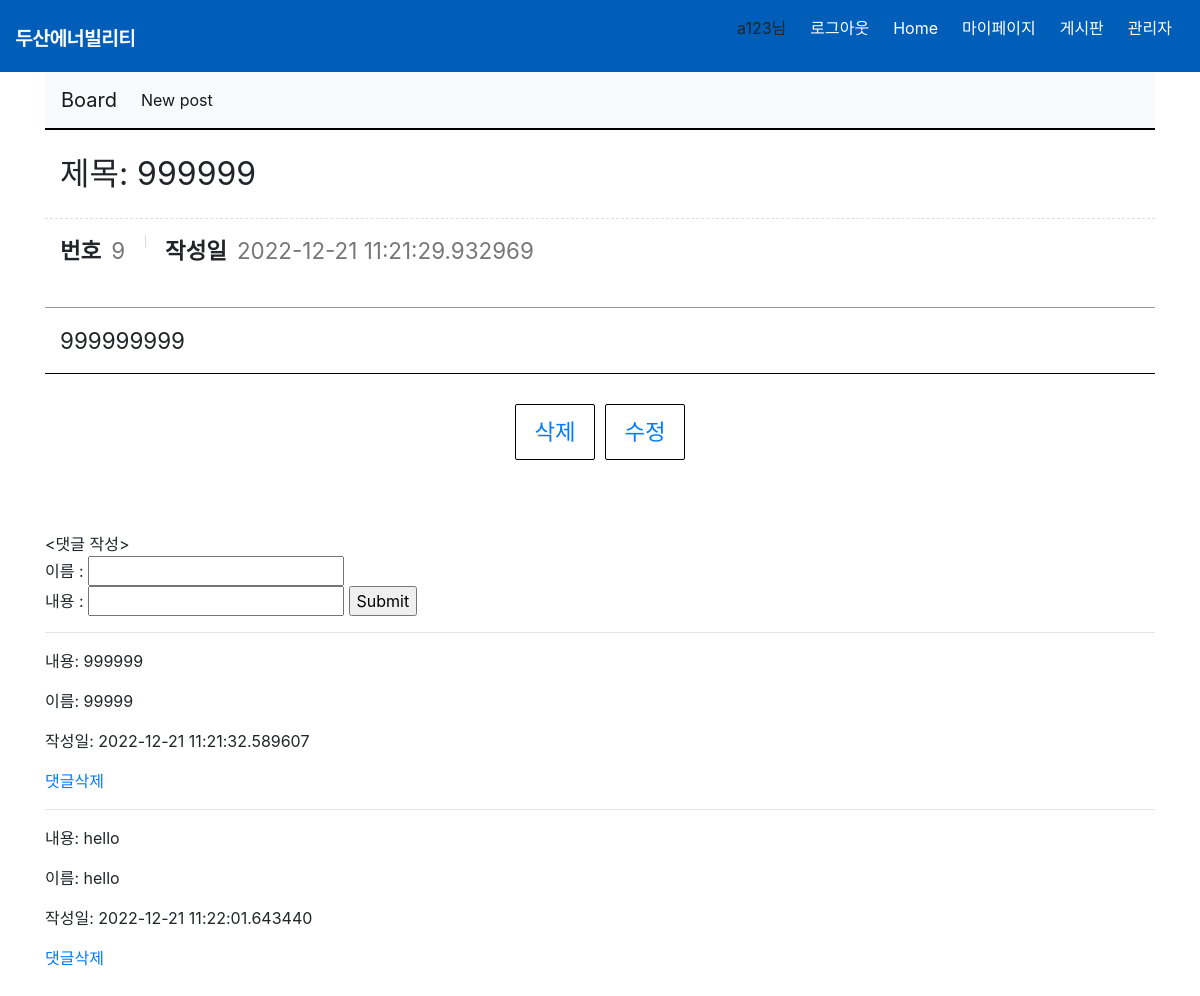
The page /posts/9 (signed in) on the database its author committed.
### website/models.py (models this page shows, shortened)
class User(db.Model, UserMixin):
    id = db.Column(db.Integer, primary_key=True)
    auth = db.Column(db.String(50))
    name = db.Column(db.String(100), nullable=False)
    email = db.Column(db.String(100), unique=True, nullable=False)
    password = db.Column(db.String(100))
    age = db.Column(db.Integer)
    weight = db.Column(db.Integer)
    gender = db.Column(db.String(100))
    graduation = db.Column(db.String(100))
    hearing = db.Column(db.String(100))
    sight = db.Column(db.String(100))

class Post(db.Model):
    __tablename__ = "posts"
    id = db.Column(db.Integer, primary_key=True)
    title = db.Column(db.String, nullable=False)
    content = db.Column(db.String, nullable=False)
    created_at = db.Column(db.DateTime)
    comments = db.relationship('Comment',backref='post')

class Comment(db.Model):
    __tablename__ ='comments'
    id = db.Column(db.Integer, primary_key=True)
    content = db.Column(db.String)
    post_id = db.Column(db.Integer, db.ForeignKey('posts.id'))
    created_at = db.Column(db.DateTime)
    creator = db.Column(db.String)

### website/board_views.py (the view)
@board_views.route('/posts/<int:id>')
def read(id):
    post = Post.query.get(id)
    return render_template('board_read.html',post=post)

### website/templates/board_read.html (shortened to what this page needs)
{% extends 'base2.html' %}
{% block body_block %}
    <div class="board_view_wrap">
        <div class="board_view">
            <div class="title">
                제목: {{post.title}}
            </div>
            <div class="info">
                <dl>
                    <dt>번호</dt>
                    <dd>{{post.id}}</dd>
                </dl>
                <dl>
                    <dt>작성일</dt>
                    <dd>{{post.created_at}}</dd>
                </dl>
            </div>
            <div class="cont">
                {{post.content}}
            </div>
        </div>
        <div class="bt_wrap">
            <a href="/posts/{{post.id}}/delete">삭제</a>
            <a href="/posts/{{post.id}}/edit">수정</a>
        </div>
    </div>
    <br>
    <br>
    <form action="/posts/{{post.id}}/comments" method='POST'>
    </br><댓글 작성></br>
        이름 : <input type="text" name="creator" /></br>
        내용 :   <input type="text" name="content"/>
        <input type='submit'/>
    </form>
    {% for comment in post.comments %}
    <hr>
        <p>내용: {{comment.content}} </p>
        <p>이름: {{comment.creator}}</p>
        <p>작성일: {{comment.created_at}}</p>
        <a href="/comment/{{comment.id}}/delete">댓글삭제</a>
        <br>
    {% endfor %}
{% endblock %}

### website/templates/base2.html (shortened to what this page needs)
<!DOCTYPE html>
<html lang="en">
<head>
    <link rel="stylesheet" href="{{ url_for('static', filename='css/style.css') }}"/>
    <link
      rel="stylesheet"
      href="https://stackpath.bootstrapcdn.com/bootstrap/4.4.1/css/bootstrap.min.css"
    />
    <link rel="stylesheet" href="https://stackpath.bootstrapcdn.com/bootstrap/4.1.3/css/bootstrap.min.css">
    <link
      rel="stylesheet"
      href="https://stackpath.bootstrapcdn.com/font-awesome/4.7.0/css/font-awesome.min.css"
    />
</head>
<body>
    <nav class="navbar">
      <div class="navbar__logo">
        <img src="{{ url_for('static', filename='img/logo-kr-w.png') }}" alt="두산애너빌리티">
      </div>
          <ul class="navbar__menu">
            {% if current_user.is_authenticated %}
              {% if current_user.auth == "관리자" %}
              <li><a>{{ current_user.name }}님</a></li>
              <li><a href="/logout">로그아웃</a></li>
              <li><a href="/">Home</a></li>
              <li><a href="/mypage">마이페이지</a></li>
              <li><a href="/board">게시판</a></li>
              <li><a href="/admin">관리자</a></li>
              {% else %}
              <li><a>{{ current_user.name }}님</a></li>
              <li><a href="/logout">로그아웃</a></li>
              <li><a href="/">Home</a></li>
              <li><a href="/mypage">마이페이지</a></li>
              <li><a href="/board">게시판</a></li>
              {% endif %}
            {% else %}
            <li><a href="/">Home</a></li>
            <li><a href="/mypage">마이페이지</a></li>
            <li><a href="/login">로그인</a></li>
            <li><a href="/board">게시판</a></li>
            {% endif%}
          </ul>
    </nav>
    <div class="container">
      <nav class="navbar navbar-expand-lg navbar-light bg-light">
        <a class="navbar-brand" href="/board">Board</a>
        <div class="collapse navbar-collapse" id="navbarNav">
          <ul class="navbar-nav">
            <li class="nav-item active">
              <a class="nav-link" href="/posts/new">New post<span class="sr-only">(current)</span></a>
            </li>
          </ul>
        </div>
      </nav>
      {% block body_block %} {% endblock %}
    </div>
</body>
</html>

### website/static/css/style.css (style rules this page uses)
:root { --text-color:#ffffff; --background-color:#005eb8; --accent-color:rgb(255, 0, 0); }
body { margin:0; font-family: 'Noto Sans KR', sans-serif; }
.navbar a { text-decoration: none; color:white; }
a { text-decoration: none; color:white; }
.navbar { display:flex; justify-content: space-between; align-items:center; background-color:#005eb8; }
.navbar__logo { padding-top: 0px; color:white; }
.navbar__menu { display:flex; list-style: none; align-items: center; padding-left : 0px; }
.navbar__menu li { padding:8px 12px; }
.board_view { font-size: 10px; width:100%; border-top:2px solid #000; }
.board_view .title { padding: 20px 15px; border-bottom : 1px dashed #ddd; font-size :2rem; }
.board_view .info { padding:15px; border-bottom:1px solid #999; font-size: 0; }
.board_view .info dl { position: relative; display:inline-block; padding: 0 20px; }
.board_view .info dl:first-child { padding-left: 0; }
.board_view .info dl::before { content:""; position: absolute; top:1px; left:0; display:block; width : 1px; height:13px; background: #ddd; }
.board_view .info dl:first-child::before { display :none; }
.board_view .info dl dt, .board_view .info dl dd { display: inline-block; font-size: 1.4rem; }
.board_view .info dl dd { margin-left:10px; color:#777; }
.board_view .cont { padding:15px; border-bottom: 1px solid #000; line-height: 160%; font-size : 1.4rem; }
.bt_wrap { margin-top:30px; text-align: center; font-size: 0; }
.bt_wrap a { text-decoration: none; display: inline-block; min-width: 80px; margin-left:10px; padding: 10px; border:1px solid #000; border-radius:2px; font-size: 1.4rem; }
.bt_wrap a:first-child { margin-left:0; }

### rows shown on the page
User: name "a123"
Post: title "999999", id "9", created_at "2022-12-21 11:21:29.932969", content "999999999"
Comment: content "999999", creator "99999", created_at "2022-12-21 11:21:32.589607"
Comment: content "hello", creator "hello", created_at "2022-12-21 11:22:01.643440"
